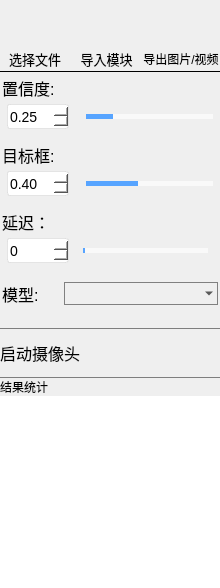
        <widget class="QFrame" name="menu_box">
         <property name="minimumSize">
          <size>
           <width>220</width>
           <height>0</height>
          </size>
         </property>
         <property name="maximumSize">
          <size>
           <width>220</width>
           <height>16777215</height>
          </size>
         </property>
         <property name="styleSheet">
          <string notr="true">QFrame#menu_box{
	border-right:1px solid  #7e7e7e;
     border-left:0px solid  black;
     border-top:0px solid  black;
}</string>
         </property>
         <layout class="QVBoxLayout" name="menubox" stretch="0">
          <property name="spacing">
           <number>0</number>
          </property>
          <property name="leftMargin">
           <number>0</number>
          </property>
          <property name="topMargin">
           <number>1</number>
          </property>
          <property name="rightMargin">
           <number>0</number>
          </property>
          <property name="bottomMargin">
           <number>0</number>
          </property>
          <item>
           <widget class="QFrame" name="menu">
            <property name="sizePolicy">
             <sizepolicy hsizetype="Preferred" vsizetype="Preferred">
              <horstretch>0</horstretch>
              <verstretch>0</verstretch>
             </sizepolicy>
            </property>
            <property name="minimumSize">
             <size>
              <width>0</width>
              <height>0</height>
             </size>
            </property>
            <property name="styleSheet">
             <string notr="true">QGroup#menu{
	border:none;
}</string>
            </property>
            <property name="locale">
             <locale language="Chinese" country="China"/>
            </property>
            <layout class="QVBoxLayout" name="verticalLayout_2" stretch="8,0,50">
             <property name="spacing">
              <number>0</number>
             </property>
             <property name="leftMargin">
              <number>0</number>
             </property>
             <property name="topMargin">
              <number>0</number>
             </property>
             <property name="rightMargin">
              <number>0</number>
             </property>
             <property name="bottomMargin">
              <number>0</number>
             </property>
             <item>
              <layout class="QHBoxLayout" name="tools">
               <property name="spacing">
                <number>2</number>
               </property>
               <property name="leftMargin">
                <number>0</number>
               </property>
               <property name="topMargin">
                <number>6</number>
               </property>
               <property name="rightMargin">
                <number>1</number>
               </property>
               <property name="bottomMargin">
                <number>2</number>
               </property>
               <item>
                <layout class="QVBoxLayout" name="verticalLayout_6">
                 <item>
                  <widget class="QPushButton" name="folder">
                   <property name="minimumSize">
                    <size>
                     <width>40</width>
                     <height>40</height>
                    </size>
                   </property>
                   <property name="styleSheet">
                    <string notr="true">QPushButton#folder{
	border:none;
}
QPushButton::hover {
border-style: solid;
border-width: 0px;
border-radius: 0px;
background-color: rgba(223, 223, 223, 150);
}</string>
                   </property>
                   <property name="text">
                    <string/>
                   </property>
                   <property name="icon">
                    <iconset resource="../apprcc.qrc">
                     <normaloff>:/img/img/icons/folder.png</normaloff>:/img/img/icons/folder.png</iconset>
                   </property>
                   <property name="iconSize">
                    <size>
                     <width>40</width>
                     <height>40</height>
                    </size>
                   </property>
                  </widget>
                 </item>
                 <item>
                  <widget class="QLabel" name="folder_txt">
                   <property name="styleSheet">
                    <string notr="true">QLabel#folder_txt{
	font-size:10pt;
}</string>
                   </property>
                   <property name="text">
                    <string>选择文件</string>
                   </property>
                   <property name="alignment">
                    <set>Qt::AlignCenter</set>
                   </property>
                  </widget>
                 </item>
                </layout>
               </item>
               <item>
                <layout class="QVBoxLayout" name="verticalLayout_8">
                 <item>
                  <widget class="QPushButton" name="importbtn">
                   <property name="minimumSize">
                    <size>
                     <width>40</width>
                     <height>40</height>
                    </size>
                   </property>
                   <property name="styleSheet">
                    <string notr="true">QPushButton#importbtn{
	border:none;
}
QPushButton::hover {
border-style: solid;
border-width: 0px;
border-radius: 0px;
background-color: rgba(223, 223, 223, 150);
}</string>
                   </property>
                   <property name="text">
                    <string/>
                   </property>
                   <property name="icon">
                    <iconset resource="../apprcc.qrc">
                     <normaloff>:/img/img/icons/import.png</normaloff>:/img/img/icons/import.png</iconset>
                   </property>
                   <property name="iconSize">
                    <size>
                     <width>40</width>
                     <height>40</height>
                    </size>
                   </property>
                  </widget>
                 </item>
                 <item>
                  <widget class="QLabel" name="import_txt">
                   <property name="styleSheet">
                    <string notr="true">QLabel#import_txt{
	font-size:10pt;
}</string>
                   </property>
                   <property name="text">
                    <string>导入模块</string>
                   </property>
                   <property name="alignment">
                    <set>Qt::AlignCenter</set>
                   </property>
                  </widget>
                 </item>
                </layout>
               </item>
               <item>
                <layout class="QVBoxLayout" name="verticalLayout_9">
                 <item>
                  <widget class="QPushButton" name="exporter">
                   <property name="minimumSize">
                    <size>
                     <width>40</width>
                     <height>40</height>
                    </size>
                   </property>
                   <property name="styleSheet">
                    <string notr="true">QPushButton#exporter{
	border:none;
}
QPushButton::hover {
border-style: solid;
border-width: 0px;
border-radius: 0px;
background-color: rgba(223, 223, 223, 150);
}</string>
                   </property>
                   <property name="text">
                    <string/>
                   </property>
                   <property name="icon">
                    <iconset resource="../apprcc.qrc">
                     <normaloff>:/img/img/icons/export.png</normaloff>:/img/img/icons/export.png</iconset>
                   </property>
                   <property name="iconSize">
                    <size>
                     <width>40</width>
                     <height>40</height>
                    </size>
                   </property>
                  </widget>
                 </item>
                 <item>
                  <widget class="QLabel" name="recog_txt_2">
                   <property name="styleSheet">
                    <string notr="true">QLabel#export_txt{
	font-size:10pt;
}</string>
                   </property>
                   <property name="text">
                    <string>导出图片/视频</string>
                   </property>
                   <property name="alignment">
                    <set>Qt::AlignCenter</set>
                   </property>
                  </widget>
                 </item>
                </layout>
               </item>
              </layout>
             </item>
             <item>
              <widget class="QFrame" name="args">
               <property name="styleSheet">
                <string notr="true">QFrame#args{
	border-top:1px solid black;
}</string>
               </property>
               <layout class="QVBoxLayout" name="argsbar" stretch="0,10,2,0,10,2,0,0,0,8">
                <property name="spacing">
                 <number>4</number>
                </property>
                <property name="leftMargin">
                 <number>2</number>
                </property>
                <property name="topMargin">
                 <number>4</number>
                </property>
                <property name="rightMargin">
                 <number>2</number>
                </property>
                <property name="bottomMargin">
                 <number>1</number>
                </property>
                <item>
                 <widget class="QLabel" name="confidence">
                  <property name="styleSheet">
                   <string notr="true">QLabel#confidence{
	font-size:12pt;
}</string>
                  </property>
                  <property name="text">
                   <string>置信度:</string>
                  </property>
                 </widget>
                </item>
                <item>
                 <layout class="QHBoxLayout" name="horizontalLayout_8" stretch="0,0">
                  <property name="spacing">
                   <number>12</number>
                  </property>
                  <property name="leftMargin">
                   <number>5</number>
                  </property>
                  <property name="rightMargin">
                   <number>0</number>
                  </property>
                  <item>
                   <widget class="QDoubleSpinBox" name="con_num">
                    <property name="minimumSize">
                     <size>
                      <width>62</width>
                      <height>25</height>
                     </size>
                    </property>
                    <property name="maximumSize">
                     <size>
                      <width>62</width>
                      <height>16777215</height>
                     </size>
                    </property>
                    <property name="font">
                     <font>
                      <family>Microsoft YaHei UI</family>
                      <pointsize>-1</pointsize>
                     </font>
                    </property>
                    <property name="styleSheet">
                     <string notr="true">QDoubleSpinBox{
background:white;
color:black;
font-size: 14px;
font-family: &quot;Microsoft YaHei UI&quot;;
border-style: solid;
border-width: 1px;
border-color: rgba(200, 200, 200,100);
border-radius: 3px;
margin: 0px 0;
     left: 5px;
	right: 5px;
}

QDoubleSpinBox::down-button{
background:rgba(200, 200, 200,0);
border-image: url(:/img/img/icons/down-arrow.png);}
QDoubleSpinBox::down-button::hover{
background:rgba(200, 200, 200,100);
border-image: url(:/img/img/icons/down-arrow.png);}

QDoubleSpinBox::up-button{
background:rgba(200, 200, 200,0);
border-image: url(:/img/img/icons/up-arrow.png);}
QDoubleSpinBox::up-button::hover{
background:rgba(200, 200, 200,100);
border-image: url(:/img/img/icons/up-arrow.png);}
</string>
                    </property>
                    <property name="maximum">
                     <double>1.000000000000000</double>
                    </property>
                    <property name="singleStep">
                     <double>0.010000000000000</double>
                    </property>
                    <property name="value">
                     <double>0.250000000000000</double>
                    </property>
                   </widget>
                  </item>
                  <item>
                   <widget class="QSlider" name="con_slider">
                    <property name="styleSheet">
                     <string notr="true">QSlider{
	border-color: #bcbcbc;
	color:#57a4ff;
}
QSlider::groove:horizontal {
     border: 1px solid #999999;
     height: 3px;
  	 margin: 0px 0;
     left: 5px;
	right: 5px;
 }
QSlider::handle:horizontal {
     border: 0px ;
     border-image: url(:/img/img/icons/full-moon.png);
	 width:17px;
     margin: -7px -7px -7px -7px;
}
QSlider::add-page:horizontal{
background: qlineargradient(spread:pad, x1:0, y1:1, x2:0, y2:0, stop:0 #f9f9f9, stop:0.25 #f9f9f9, stop:0.5 #f9f9f9, stop:1 #f9f9f9);

}
QSlider::sub-page:horizontal{
 background: qlineargradient(spread:pad, x1:0, y1:1, x2:0, y2:0, stop:0 #57a4ff, stop:0.25 #57a4ff, stop:0.5 #57a4ff, stop:1 #57a4ff);
}</string>
                    </property>
                    <property name="maximum">
                     <number>100</number>
                    </property>
                    <property name="value">
                     <number>20</number>
                    </property>
                    <property name="orientation">
                     <enum>Qt::Horizontal</enum>
                    </property>
                   </widget>
                  </item>
                 </layout>
                </item>
                <item>
                 <spacer name="verticalSpacer_3">
                  <property name="orientation">
                   <enum>Qt::Vertical</enum>
                  </property>
                  <property name="sizeHint" stdset="0">
                   <size>
                    <width>20</width>
                    <height>10</height>
                   </size>
                  </property>
                 </spacer>
                </item>
                <item>
                 <widget class="QLabel" name="iou">
                  <property name="styleSheet">
                   <string notr="true">QLabel#iou{
	font-size:12pt;
}</string>
                  </property>
                  <property name="text">
                   <string>目标框:</string>
                  </property>
                 </widget>
                </item>
                <item>
                 <layout class="QHBoxLayout" name="horizontalLayout_9" stretch="0,0">
                  <property name="spacing">
                   <number>12</number>
                  </property>
                  <property name="leftMargin">
                   <number>5</number>
                  </property>
                  <item>
                   <widget class="QDoubleSpinBox" name="iou_num">
                    <property name="minimumSize">
                     <size>
                      <width>62</width>
                      <height>25</height>
                     </size>
                    </property>
                    <property name="maximumSize">
                     <size>
                      <width>62</width>
                      <height>16777215</height>
                     </size>
                    </property>
                    <property name="font">
                     <font>
                      <family>Microsoft YaHei UI</family>
                      <pointsize>-1</pointsize>
                     </font>
                    </property>
                    <property name="styleSheet">
                     <string notr="true">QDoubleSpinBox{
background:white;
color:black;
font-size: 14px;
font-family: &quot;Microsoft YaHei UI&quot;;
border-style: solid;
border-width: 1px;
border-color: rgba(200, 200, 200,100);
border-radius: 3px;
margin: 0px 0;
     left: 5px;
	right: 5px;
}

QDoubleSpinBox::down-button{
background:rgba(200, 200, 200,0);
border-image: url(:/img/img/icons/down-arrow.png);}
QDoubleSpinBox::down-button::hover{
background:rgba(200, 200, 200,100);
border-image: url(:/img/img/icons/down-arrow.png);}

QDoubleSpinBox::up-button{
background:rgba(200, 200, 200,0);
border-image: url(:/img/img/icons/up-arrow.png);}
QDoubleSpinBox::up-button::hover{
background:rgba(200, 200, 200,100);
border-image: url(:/img/img/icons/up-arrow.png);}
</string>
                    </property>
                    <property name="maximum">
                     <double>1.000000000000000</double>
                    </property>
                    <property name="singleStep">
                     <double>0.010000000000000</double>
                    </property>
                    <property name="value">
                     <double>0.400000000000000</double>
                    </property>
                   </widget>
                  </item>
                  <item>
                   <widget class="QSlider" name="iou_slider">
                    <property name="styleSheet">
                     <string notr="true">QSlider{
	border-color: #bcbcbc;
	color:#57a4ff;
}
QSlider::groove:horizontal {
     border: 1px solid #999999;
     height: 3px;
  	 margin: 0px 0;
     left: 5px;
	right: 5px;
 }
QSlider::handle:horizontal {
     border: 0px ;
     border-image: url(:/img/img/icons/full-moon.png);
	 width:17px;
     margin: -7px -7px -7px -7px;
}
QSlider::add-page:horizontal{
background: qlineargradient(spread:pad, x1:0, y1:1, x2:0, y2:0, stop:0 #f9f9f9, stop:0.25 #f9f9f9, stop:0.5 #f9f9f9, stop:1 #f9f9f9);

}
QSlider::sub-page:horizontal{
 background: qlineargradient(spread:pad, x1:0, y1:1, x2:0, y2:0, stop:0 #57a4ff, stop:0.25 #57a4ff, stop:0.5 #57a4ff, stop:1 #57a4ff);
}</string>
                    </property>
                    <property name="maximum">
                     <number>100</number>
                    </property>
                    <property name="value">
                     <number>40</number>
                    </property>
                    <property name="orientation">
                     <enum>Qt::Horizontal</enum>
                    </property>
                   </widget>
                  </item>
                 </layout>
                </item>
                <item>
                 <spacer name="verticalSpacer_4">
                  <property name="orientation">
                   <enum>Qt::Vertical</enum>
                  </property>
                  <property name="sizeHint" stdset="0">
                   <size>
                    <width>20</width>
                    <height>10</height>
                   </size>
                  </property>
                 </spacer>
                </item>
                <item>
                 <widget class="QLabel" name="latency">
                  <property name="minimumSize">
                   <size>
                    <width>0</width>
                    <height>20</height>
                   </size>
                  </property>
                  <property name="styleSheet">
                   <string notr="true">QLabel#latency{
	font-size:12pt;
}</string>
                  </property>
                  <property name="text">
                   <string>延迟：</string>
                  </property>
                 </widget>
                </item>
                <item>
                 <layout class="QHBoxLayout" name="horizontalLayout_4">
                  <item>
                   <widget class="QSpinBox" name="latency_num">
                    <property name="minimumSize">
                     <size>
                      <width>62</width>
                      <height>25</height>
                     </size>
                    </property>
                    <property name="maximumSize">
                     <size>
                      <width>62</width>
                      <height>16777215</height>
                     </size>
                    </property>
                    <property name="styleSheet">
                     <string notr="true">QSpinBox{
background:white;
color:black;
font-size: 14px;
font-family: &quot;Microsoft YaHei UI&quot;;
border-style: solid;
border-width: 1px;
border-color: rgba(200, 200, 200,100);
border-radius: 3px;
margin: 0px 0;
     left: 5px;
	right: 5px;
}

QSpinBox::down-button{
background:rgba(200, 200, 200,0);
border-image: url(:/img/img/icons/down-arrow.png);}
QSpinBox::down-button::hover{
background:rgba(200, 200, 200,100);
border-image: url(:/img/img/icons/down-arrow.png);}

QSpinBox::up-button{
background:rgba(200, 200, 200,0);
border-image: url(:/img/img/icons/up-arrow.png);}
QSpinBox::up-button::hover{
background:rgba(200, 200, 200,100);
border-image: url(:/img/img/icons/up-arrow.png);}
</string>
                    </property>
                   </widget>
                  </item>
                  <item>
                   <widget class="QSlider" name="latency_slider">
                    <property name="maximumSize">
                     <size>
                      <width>135</width>
                      <height>16777215</height>
                     </size>
                    </property>
                    <property name="styleSheet">
                     <string notr="true">QSlider{
	border-color: #bcbcbc;
	color:#57a4ff;
}
QSlider::groove:horizontal {
     border: 1px solid #999999;
     height: 3px;
  	 margin: 0px 0;
     left: 5px;
	right: 5px;
 }
QSlider::handle:horizontal {
     border: 0px ;
     border-image: url(:/img/img/icons/full-moon.png);
	 width:17px;
     margin: -7px -7px -7px -7px;
}
QSlider::add-page:horizontal{
background: qlineargradient(spread:pad, x1:0, y1:1, x2:0, y2:0, stop:0 #f9f9f9, stop:0.25 #f9f9f9, stop:0.5 #f9f9f9, stop:1 #f9f9f9);

}
QSlider::sub-page:horizontal{
 background: qlineargradient(spread:pad, x1:0, y1:1, x2:0, y2:0, stop:0 #57a4ff, stop:0.25 #57a4ff, stop:0.5 #57a4ff, stop:1 #57a4ff);
}</string>
                    </property>
                    <property name="orientation">
                     <enum>Qt::Horizontal</enum>
                    </property>
                   </widget>
                  </item>
                 </layout>
                </item>
                <item>
                 <spacer name="verticalSpacer">
                  <property name="orientation">
                   <enum>Qt::Vertical</enum>
                  </property>
                  <property name="sizeHint" stdset="0">
                   <size>
                    <width>20</width>
                    <height>15</height>
                   </size>
                  </property>
                 </spacer>
                </item>
                <item>
                 <layout class="QHBoxLayout" name="horizontalLayout_2" stretch="12,30">
                  <property name="spacing">
                   <number>0</number>
                  </property>
                  <item>
                   <widget class="QLabel" name="ptmodel">
                    <property name="styleSheet">
                     <string notr="true">QLabel#ptmodel{
	font-size:12pt;
}</string>
                    </property>
                    <property name="text">
                     <string>模型:</string>
                    </property>
                   </widget>
                  </item>
                  <item>
                   <widget class="QComboBox" name="comboBox">
                    <property name="styleSheet">
                     <string notr="true">QComboBox QAbstractItemView {
font-family: &quot;Microsoft YaHei&quot;;
font-size: 16px;
background:white;
selection-background-color: rgb(255, 255, 255);
color: black;
outline:none;
border:none;}
QComboBox{
font-family: &quot;Microsoft YaHei&quot;;
font-size: 16px;
color: black;
border-width:1px;
border-color:grey;
border-style:solid;
background-color: rgba(200, 200, 200,0);
}

QComboBox::drop-down {
margin-top:1;
margin-right:2;
height:20;
background:rgba(255,255,255,0);
border-image:url(:/img/img/下拉.png);
}</string>
                    </property>
                    <property name="editable">
                     <bool>false</bool>
                    </property>
                    <property name="currentText">
                     <string/>
                    </property>
                   </widget>
                  </item>
                 </layout>
                </item>
               </layout>
              </widget>
             </item>
             <item>
              <layout class="QVBoxLayout" name="resultbox" stretch="0,0,1,0,0,15">
               <property name="spacing">
                <number>0</number>
               </property>
               <property name="topMargin">
                <number>6</number>
               </property>
               <item>
                <spacer name="verticalSpacer_5">
                 <property name="orientation">
                  <enum>Qt::Vertical</enum>
                 </property>
                 <property name="sizeHint" stdset="0">
                  <size>
                   <width>20</width>
                   <height>15</height>
                  </size>
                 </property>
                </spacer>
               </item>
               <item>
                <layout class="QVBoxLayout" name="verticalLayout_3"/>
               </item>
               <item>
                <widget class="QFrame" name="result_2">
                 <property name="minimumSize">
                  <size>
                   <width>0</width>
                   <height>50</height>
                  </size>
                 </property>
                 <property name="styleSheet">
                  <string notr="true">QFrame#result_2{
	border-top:1px solid #7e7e7e;
	border-bottom:1px solid #7e7e7e;
}</string>
                 </property>
                 <layout class="QHBoxLayout" name="mess">
                  <property name="spacing">
                   <number>0</number>
                  </property>
                  <property name="leftMargin">
                   <number>0</number>
                  </property>
                  <property name="topMargin">
                   <number>0</number>
                  </property>
                  <property name="rightMargin">
                   <number>0</number>
                  </property>
                  <property name="bottomMargin">
                   <number>0</number>
                  </property>
                  <item>
                   <widget class="QLabel" name="camera_txt">
                    <property name="styleSheet">
                     <string notr="true">QLabel#camera_txt{
	font-size:12pt;
}</string>
                    </property>
                    <property name="text">
                     <string>启动摄像头</string>
                    </property>
                   </widget>
                  </item>
                  <item>
                   <widget class="QPushButton" name="camera">
                    <property name="enabled">
                     <bool>true</bool>
                    </property>
                    <property name="minimumSize">
                     <size>
                      <width>0</width>
                      <height>30</height>
                     </size>
                    </property>
                    <property name="styleSheet">
                     <string notr="true">QPushButton#camera{
	border:none;
}
QPushButton::hover {
border-style: solid;
border-width: 0px;
border-radius: 0px;
background-color: rgba(223, 223, 223, 150);
}
</string>
                    </property>
                    <property name="text">
                     <string/>
                    </property>
                    <property name="icon">
                     <iconset resource="../apprcc.qrc">
                      <normaloff>:/img/img/icons/camera_close.png</normaloff>:/img/img/icons/camera_close.png</iconset>
                    </property>
                    <property name="iconSize">
                     <size>
                      <width>50</width>
                      <height>30</height>
                     </size>
                    </property>
                   </widget>
                  </item>
                 </layout>
                </widget>
               </item>
               <item>
                <layout class="QVBoxLayout" name="verticalLayout_5"/>
               </item>
               <item>
                <widget class="QLabel" name="resultbar">
                 <property name="styleSheet">
                  <string notr="true">QLabel#resultbar{
	font: 500 18pt &quot;蝉羽真颜金戈&quot;;
}</string>
                 </property>
                 <property name="text">
                  <string>结果统计</string>
                 </property>
                </widget>
               </item>
               <item>
                <widget class="QListWidget" name="resultlist">
                 <property name="font">
                  <font>
                   <family>蝉羽真颜金戈</family>
                   <pointsize>18</pointsize>
                   <weight>62</weight>
                   <italic>false</italic>
                   <bold>true</bold>
                  </font>
                 </property>
                 <property name="styleSheet">
                  <string notr="true">QListWidget#resultlist{
	border:none;
	font: 500 18pt &quot;蝉羽真颜金戈&quot;;
}</string>
                 </property>
                </widget>
               </item>
              </layout>
             </item>
            </layout>
           </widget>
          </item>
         </layout>
        </widget>
